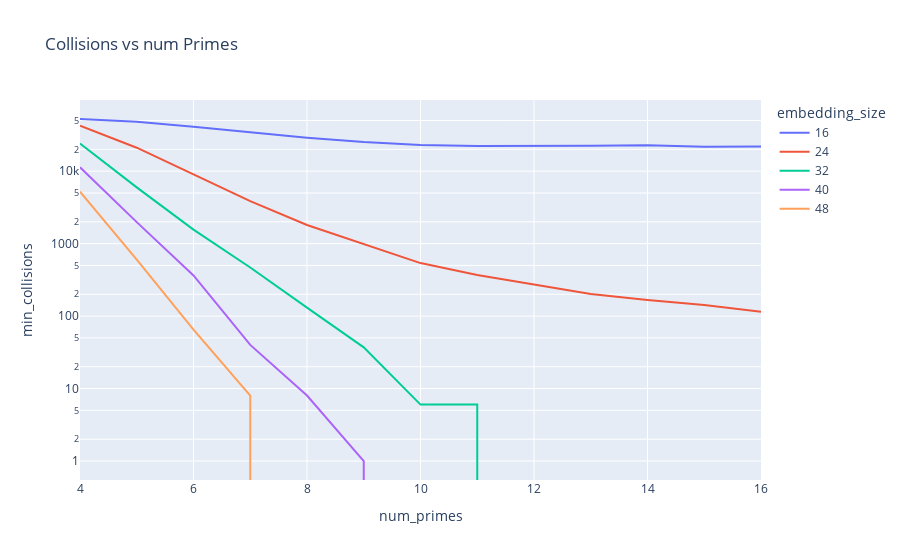

The notebook cell this image was saved under:
### Code cell
px.line(df, x='num_primes', y='min_collisions', color='embedding_size',
title="Collisions vs num Primes", log_y=True)

### Figure 1 — Plotly figure (JSON) as saved in the notebook; plotly's stock layout.template omitted (floating-point values rounded to 4 significant figures)
{"data": [{"hovertemplate": "embedding_size=16<br>num_primes=%{x}<br>min_collisions=%{y}<extra></extra>", "legendgroup": "16", "line": {"color": "#636efa", "dash": "solid"}, "mode": "lines", "name": "16", "orientation": "v", "showlegend": true, "type": "scatter", "x": [4, 5, 6, 7, 8, 9, 10, 11, 12, 13, 14, 15, 16], "xaxis": "x", "y": [52484, 48133, 41030, 34139, 29008, 25305, 23029, 22247, 22110, 22492, 22817, 21669, 21869], "yaxis": "y"}, {"hovertemplate": "embedding_size=24<br>num_primes=%{x}<br>min_collisions=%{y}<extra></extra>", "legendgroup": "24", "line": {"color": "#EF553B", "dash": "solid"}, "mode": "lines", "name": "24", "orientation": "v", "showlegend": true, "type": "scatter", "x": [4, 5, 6, 7, 8, 9, 10, 11, 12, 13, 14, 15, 16], "xaxis": "x", "y": [42307, 21067, 9014, 3854, 1805, 984, 539, 368, 270, 202, 167, 142, 115], "yaxis": "y"}, {"hovertemplate": "embedding_size=32<br>num_primes=%{x}<br>min_collisions=%{y}<extra></extra>", "legendgroup": "32", "line": {"color": "#00cc96", "dash": "solid"}, "mode": "lines", "name": "32", "orientation": "v", "showlegend": true, "type": "scatter", "x": [4, 5, 6, 7, 8, 9, 10, 11, 12, 13, 14, 15, 16], "xaxis": "x", "y": [24076, 5975, 1560, 469, 131, 37, 6, 6, 0, 0, 0, 0, 0], "yaxis": "y"}, {"hovertemplate": "embedding_size=40<br>num_primes=%{x}<br>min_collisions=%{y}<extra></extra>", "legendgroup": "40", "line": {"color": "#ab63fa", "dash": "solid"}, "mode": "lines", "name": "40", "orientation": "v", "showlegend": true, "type": "scatter", "x": [4, 5, 6, 7, 8, 9, 10, 11, 12, 13, 14, 15, 16], "xaxis": "x", "y": [11314, 1981, 364, 40, 8, 1, 0, 0, 0, 0, 0, 0, 0], "yaxis": "y"}, {"hovertemplate": "embedding_size=48<br>num_primes=%{x}<br>min_collisions=%{y}<extra></extra>", "legendgroup": "48", "line": {"color": "#FFA15A", "dash": "solid"}, "mode": "lines", "name": "48", "orientation": "v", "showlegend": true, "type": "scatter", "x": [4, 5, 6, 7, 8, 9, 10, 11, 12, 13, 14, 15, 16], "xaxis": "x", "y": [5222, 600, 65, 8, 0, 0, 0, 0, 0, 0, 0, 0, 0], "yaxis": "y"}], "layout": {"legend": {"title": {"text": "embedding_size"}, "tracegroupgap": 0}, "title": {"text": "Collisions vs num Primes"}, "xaxis": {"anchor": "y", "domain": [0, 1], "title": {"text": "num_primes"}}, "yaxis": {"anchor": "x", "domain": [0, 1], "title": {"text": "min_collisions"}, "type": "log"}}}
